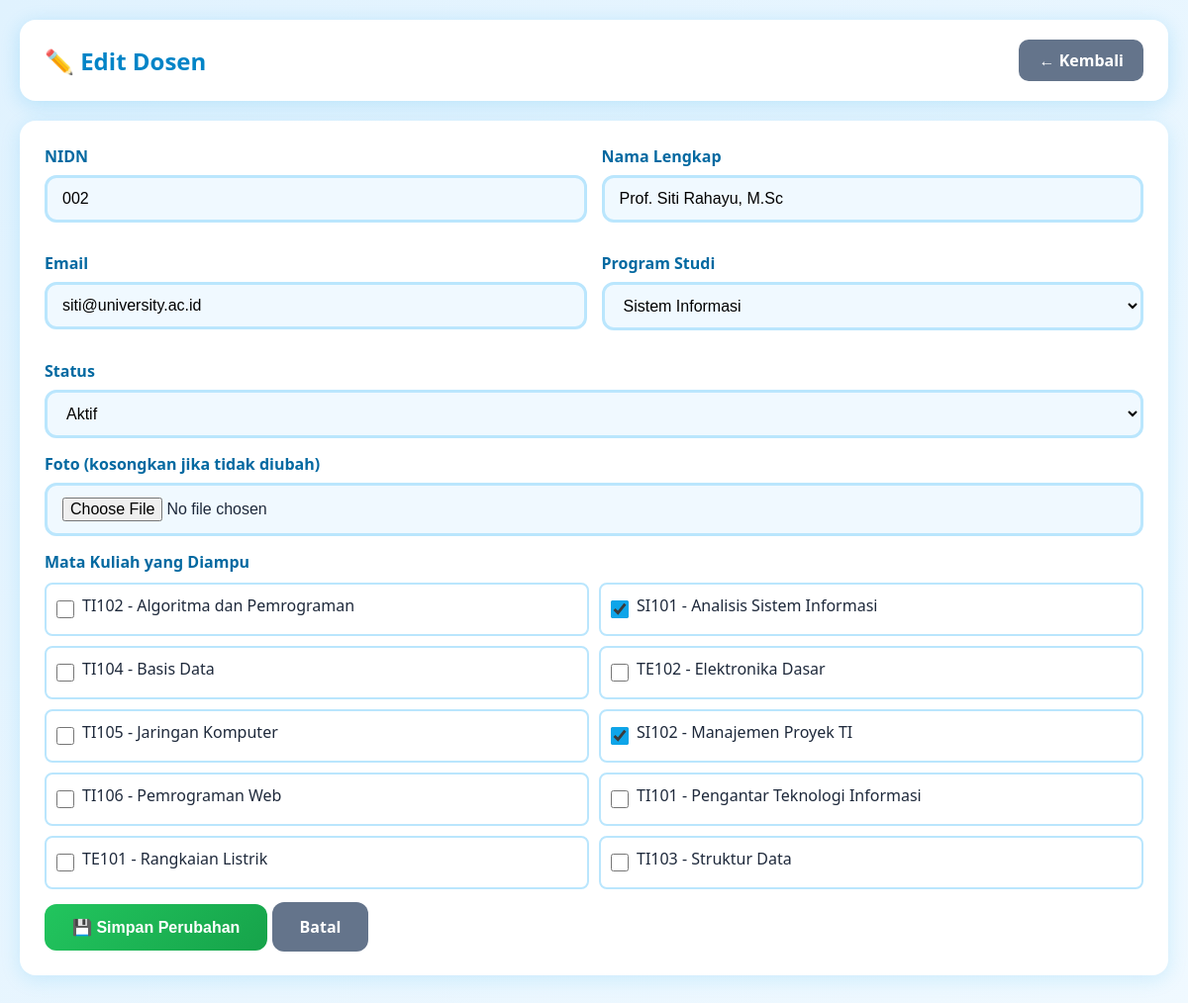
/edit.php?id=2 (signed in), run on the app's committed database.
### tables this page shows
CREATE TABLE IF NOT EXISTS dosen (
    id INT UNSIGNED AUTO_INCREMENT PRIMARY KEY,
    nidn CHAR(10) NOT NULL UNIQUE,
    nama VARCHAR(100) NOT NULL,
    email VARCHAR(120) NOT NULL UNIQUE,
    program_studi ENUM('Teknik Informatika','Sistem Informasi','Teknik Elektro') NOT NULL,
    foto VARCHAR(255) NULL,
    status ENUM('aktif','nonaktif') NOT NULL DEFAULT 'aktif',
    created_at TIMESTAMP NOT NULL DEFAULT CURRENT_TIMESTAMP,
    updated_at TIMESTAMP NOT NULL DEFAULT CURRENT_TIMESTAMP ON UPDATE CURRENT_TIMESTAMP,
    deleted_at TIMESTAMP NULL,
    INDEX idx_status (status),
    INDEX idx_deleted (deleted_at)
);

CREATE TABLE IF NOT EXISTS mata_kuliah (
    id INT UNSIGNED AUTO_INCREMENT PRIMARY KEY,
    kode VARCHAR(12) NOT NULL UNIQUE,
    nama VARCHAR(100) NOT NULL,
    sks TINYINT UNSIGNED NOT NULL CHECK (sks BETWEEN 1 AND 6)
);

### src/dosenrepository.php (called while the page is built, shortened)
<?php
class DosenRepository {
    private $pdo;
    public function __construct() {
        $this->pdo = $this->get_pdo();
    }
    private function get_pdo() {
        static $pdo = null;
        if ($pdo === null) {
            $dsn = 'mysql:host=' . DB_HOST . ';dbname=' . DB_NAME . ';charset=utf8mb4';
            $pdo = new PDO($dsn, DB_USER, DB_PASS);
            $pdo->setAttribute(PDO::ATTR_ERRMODE, PDO::ERRMODE_EXCEPTION);
            $pdo->setAttribute(PDO::ATTR_EMULATE_PREPARES, false);
        }
        return $pdo;
    }
    public function find($id) {
        $stmt = $this->pdo->prepare("SELECT * FROM dosen WHERE id = ?");
        $stmt->execute([$id]);
        return $stmt->fetch(PDO::FETCH_ASSOC);
    }
    public function getMatakuliah($dosen_id) {
        $stmt = $this->pdo->prepare("SELECT matakuliah_id FROM dosen_matakuliah WHERE dosen_id = ?");
        $stmt->execute([$dosen_id]);
        return array_column($stmt->fetchAll(PDO::FETCH_ASSOC), 'matakuliah_id');
    }
    public function getAllMatakuliah() {
        return $this->pdo->query("SELECT * FROM mata_kuliah ORDER BY nama")->fetchAll(PDO::FETCH_ASSOC);
    }
}

### src/auth.php (called while the page is built, shortened)
<?php
function h($str) {
    return htmlspecialchars($str ?? '', ENT_QUOTES, 'UTF-8');
}

### public/edit.php (the view, shortened to what this page needs)
<?php
require_once __DIR__ . '/../src/Auth.php';
require_once __DIR__ . '/../src/DosenRepository.php';
$repo = new DosenRepository();
$id = $_GET['id'] ?? 0;
$dosen = $repo->find($id);
$all_mk = $repo->getAllMatakuliah();
$mk_terpilih = $repo->getMatakuliah($id);
$old = $dosen;
?>
<!DOCTYPE html>
<html lang="id">
<head>
    <link rel="stylesheet" href="style.css">
</head>
<body>
    <div class="container">
        <header class="header-main">
            <h1>✏️ Edit Dosen</h1>
            <a href="index.php" class="btn-reset">← Kembali</a>
        </header>
        <main class="card-main">
            <form method="POST" enctype="multipart/form-data">
                <div class="form-row">
                    <div class="form-full">
                        <label>NIDN</label>
                        <input type="text" name="nidn" value="<?= h($old['nidn']) ?>" required>
                    </div>
                    <div class="form-full">
                        <label>Nama Lengkap</label>
                        <input type="text" name="nama" value="<?= h($old['nama']) ?>" required>
                    </div>
                </div>
                <div class="form-row">
                    <div class="form-full">
                        <label>Email</label>
                        <input type="email" name="email" value="<?= h($old['email']) ?>" required>
                    </div>
                    <div class="form-full">
                        <label>Program Studi</label>
                        <select name="program_studi">
                            <option value="Sistem Informasi" <?= $old['program_studi'] === 'Sistem Informasi' ? 'selected' : '' ?>>Sistem Informasi</option>
                        </select>
                    </div>
                </div>
                <div class="form-full">
                    <label>Status</label>
                    <select name="status">
                        <option value="aktif" <?= $old['status'] === 'aktif' ? 'selected' : '' ?>>Aktif</option>
                    </select>
                </div>
                <div class="form-full">
                    <label>Foto (kosongkan jika tidak diubah)</label>
                    <input type="file" name="foto" accept="image/*">
                </div>
                <div class="form-full">
                    <label>Mata Kuliah yang Diampu</label>
                    <div class="mk-grid">
                        <?php foreach ($all_mk as $mk): ?>
                        <div class="mk-item">
                            <input type="checkbox" name="matakuliah[]" value="<?= $mk['id'] ?>" id="mk<?= $mk['id'] ?>" <?= in_array($mk['id'], $mk_terpilih) ? 'checked' : '' ?>>
                            <label for="mk<?= $mk['id'] ?>"><?= h($mk['kode'] . ' - ' . $mk['nama']) ?></label>
                        </div>
                        <?php endforeach; ?>
                    </div>
                </div>
                <button type="submit" class="btn-simpan">💾 Simpan Perubahan</button>
                <a href="index.php" class="btn-batal">Batal</a>
            </form>
        </main>
    </div>
</body>
</html>

### public/style.css (style rules this page uses)
* { box-sizing: border-box; margin: 0; padding: 0; }
body { background: linear-gradient(135deg, #e0f2fe, #f0f9ff); font-family: 'Segoe UI', Tahoma, sans-serif; padding: 20px; color: #1e293b; min-height: 100vh; }
.container { max-width: 1200px; margin: 0 auto; }
.header-main { background: white; padding: 20px 25px; border-radius: 16px; margin-bottom: 20px; display: flex; justify-content: space-between; align-items: center; box-shadow: 0 4px 20px rgba(14,165,233,0.2); }
.header-main h1 { color: #0284c7; font-size: 1.5rem; margin: 0; }
.card-main { background: white; padding: 25px; border-radius: 16px; box-shadow: 0 4px 20px rgba(14,165,233,0.15); margin-bottom: 20px; }
.btn-reset { background: #64748b; color: white; padding: 10px 20px; border-radius: 10px; text-decoration: none; font-weight: 600; }
.form-row { display: grid; grid-template-columns: 1fr 1fr; gap: 15px; margin-bottom: 15px; }
.form-full { margin-bottom: 15px; }
.form-full label { display: block; margin-bottom: 8px; font-weight: 700; color: #0369a1; }
.form-full input, .form-full select { width: 100%; padding: 12px 15px; border: 3px solid #bae6fd; border-radius: 12px; font-size: 1rem; background: #f0f9ff; }
.btn-simpan { background: linear-gradient(135deg, #22c55e, #16a34a); color: white; border: none; padding: 14px 28px; border-radius: 12px; font-size: 1rem; font-weight: 700; cursor: pointer; }
.btn-batal { background: #64748b; color: white; padding: 14px 28px; border-radius: 12px; text-decoration: none; font-weight: 700; }
.mk-grid { display: grid; grid-template-columns: repeat(2, 1fr); gap: 10px; margin-top: 10px; }
.mk-item { display: flex; align-items: center; gap: 8px; padding: 10px; background: white; border: 2px solid #bae6fd; border-radius: 8px; }
.mk-item input { width: 18px; height: 18px; accent-color: #0ea5e9; }
.mk-item label { font-weight: 500; color: #1e293b; cursor: pointer; }

### data on the page
dosen: nidn "002", nama "Prof. Siti Rahayu, M.Sc", email "siti@university.ac.id", program_studi "Sistem Informasi", status "Aktif"
mata_kuliah: kode+nama "TI102 - Algoritma dan Pemrograman"
mata_kuliah: id "☑", kode+nama "SI101 - Analisis Sistem Informasi"
mata_kuliah: kode+nama "TI104 - Basis Data"
mata_kuliah: kode+nama "TE102 - Elektronika Dasar"
mata_kuliah: kode+nama "TI105 - Jaringan Komputer"
mata_kuliah: id "☑", kode+nama "SI102 - Manajemen Proyek TI"
mata_kuliah: kode+nama "TI106 - Pemrograman Web"
mata_kuliah: kode+nama "TI101 - Pengantar Teknologi Informasi"
mata_kuliah: kode+nama "TE101 - Rangkaian Listrik"
mata_kuliah: kode+nama "TI103 - Struktur Data"
